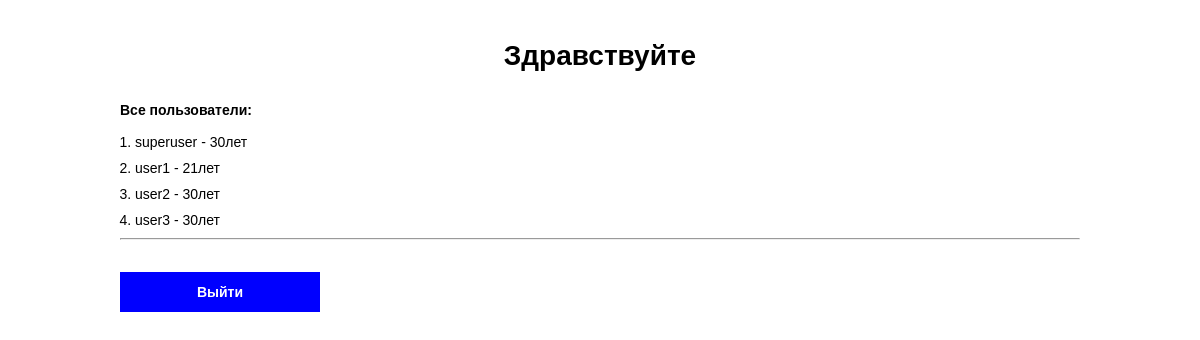
Page /user_info (signed in) on the committed database.
### models.py (models this page shows)
class User(db.Model, UserMixin):
    __tablename__ = 'users'
    id = db.Column(db.Integer, primary_key=True)
    username = db.Column(db.Text, unique=True, nullable=False)
    age = db.Column(db.Integer, nullable=False)
    hashed_password = db.Column(db.Text, nullable=False)
    role = db.Column(db.String(20), nullable=False, default='user')
    reviews = db.relationship('Review', backref='user')

### app.py (the view)
@app.route('/user_info')
@login_required
def user_info():
    users = User.query.all()
    return render_template('user_info.html', users=users)

### app.py (called while the page is built)
@login_manager.user_loader
def load_user(user_id):
    return User.query.get(user_id)

### templates/user_info.html (shortened to what this page needs)
{% extends "base.html" %}
{% block content %}
    <h1>Здравствуйте</h1>
    {% if current_user.role == 'admin' %}
    <p><b>Все пользователи:</b></p><br>
    <ol>
        {% for user in users %}
        <li style="margin-bottom: 10px;">{{ user.username }} - {{ user.age }}лет</li>
        {% endfor %}
    </ol>
    <hr>
    {% endif %}
    {% if current_user.is_authenticated %}
    <br>
    <br>
    <a class="btn" href="/logout">Выйти</a>
    {% endif %}
{% endblock %}

### static/css/style.css (style rules this page uses)
* { margin: 0; padding: 0; box-sizing: border-box; }
html, body { height: 100%; font-family: Arial, Helvetica, sans-serif; font-size: 14px; }
h1 { text-align: center; margin-bottom: 30px; }
ul, ol { margin-left: 15px; }
.form input[type='submit'], .btn { min-width: 200px; height: 40px; padding: 4px 10px; background: blue; border: none; color: #fff; font-weight: bold; cursor: pointer; transition: 0.3s; text-decoration: none; display: inline-flex; justify-content: center; align-items: center; }

### rows in the picture
User: username "superuser", age "30"
User: username "user1", age "21"
User: username "user2", age "30"
User: username "user3", age "30"
